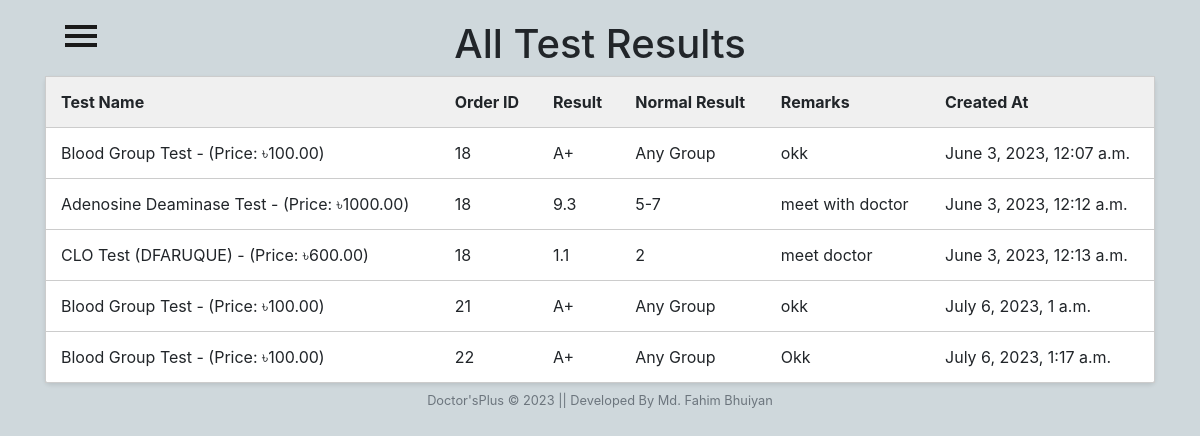
/patient/test-results/ (signed in), run on the app's committed database.
### Home/models.py (models this page shows, shortened)
class TestResult(models.Model):
    test_name = models.ForeignKey(Diagnostic, on_delete=models.CASCADE)
    order = models.ForeignKey(DiagnosticOrder, on_delete=models.CASCADE)
    result = models.CharField(max_length=100)
    normal_result = models.CharField(max_length=100, default='')
    remarks = models.TextField(blank=True)
    created_at = models.DateTimeField(auto_now_add=True)

### adminView/models.py (models this page shows)
class Diagnostic(models.Model):
    CATEGORY_CHOICES = (
        ('Blood', 'Blood'),
        ('Urine', 'Urine'),
        ('Other', 'Other'),
    )
    test_name = models.CharField(max_length=50)
    price = models.DecimalField(max_digits=8, decimal_places=2)
    category = models.CharField(max_length=50, choices=CATEGORY_CHOICES)
    description = models.TextField(max_length=200)
    def __str__(self):
        return f"{self.test_name} - (Price: ৳{self.price})"

### patient/models.py (models this page shows, shortened)
class DiagnosticOrder(models.Model):
    GENDER_CHOICES = (
        ('Male', 'Male'),
        ('Female', 'Female'),
        ('Other', 'Other'),
    )
    patient = models.ForeignKey(User, on_delete=models.CASCADE)
    patient_name = models.CharField(max_length=20, null=True)
    patient_age = models.IntegerField(null=True)
    patient_mobile = models.CharField(max_length=20, null=True)
    patient_email = models.EmailField(null=True)
    patient_gender = models.CharField(max_length=6, choices=GENDER_CHOICES, null=True)
    doctor = models.ForeignKey(Doctor, on_delete=models.CASCADE)
    Address = models.CharField(max_length=250)
    additional_tests = models.ManyToManyField(Diagnostic, related_name='additional_orders')
    payment_amount = models.DecimalField(max_digits=8, decimal_places=2)
    payment_status = models.BooleanField(default=True)

### patient/views.py (the view)
# urls.py: path('test-results/', TestResultListView.as_view(), name='test-result-list'),
class TestResultListView(ListView):
    model = TestResult
    template_name = 'diagnostics/test_result_list.html'
    context_object_name = 'test_results'
    def get_queryset(self):
        return TestResult.objects.filter(order__patient=self.request.user)

### Templates/diagnostics/test_result_list.html (shortened to what this page needs)
{% load static %}
<html lang="en">
<head>
  <link rel="stylesheet" href="{% static 'css/test_result_list.css' %}">
  <link rel="stylesheet" href="https://stackpath.bootstrapcdn.com/bootstrap/4.5.2/css/bootstrap.min.css">
</head>
{% include "patient/sidenav_bar.html" %}
<body>
  <div class="container">
    <h1 class="text-center">All Test Results</h1>
    <table class="appointment-table">
      <thead>
        <tr>
          <th>Test Name</th>
          <th>Order ID</th>
          <th>Result</th>
          <th>Normal Result</th>
          <th>Remarks</th>
          <th>Created At</th>
        </tr>
      </thead>
      <tbody>
        {% for test_result in test_results %}
          <tr>
            <td>{{ test_result.test_name }}</td>
            <td>{{ test_result.order.pk }}</td>
            <td>{{ test_result.result }}</td>
            <td>{{ test_result.normal_result }}</td>
            <td>{{ test_result.remarks }}</td>
            <td>{{ test_result.created_at }}</td>
          </tr>
        {% empty %}
          <tr>
            <td colspan="6">No test results available.</td>
          </tr>
        {% endfor %}
      </tbody>
    </table>
  </div>
  {% include "Home/footer.html" %}
</body>
</html>

### static/CSS/test_result_list.css (style rules this page uses)
body { font-family: Arial, sans-serif; margin: 0; padding: 20px; background-color: #f7f7f7; }
.container { max-width: 600px; margin: 0 auto; }
.appointment-table { width: 100%; border-collapse: collapse; background-color: #fff; border: 1px solid #ccc; border-radius: 5px; box-shadow: 0 2px 4px rgba(0, 0, 0, 0.1); }
.appointment-table th, .appointment-table td { padding: 15px; text-align: left; border-bottom: 1px solid #ccc; }
.appointment-table th { background-color: #f0f0f0; }
.appointment-table tr:last-child td { border-bottom: none; }

### static/CSS/patientnav.css (style rules this page uses)
body { position: relative; overflow-x: hidden; background-color: #cfd8dc; }
body, html { height: 100%; }

### data on the page
TestResult: test_name "Blood Group Test - (Price: ৳100.00)", order.pk "18", result "A+", normal_result "Any Group", remarks "okk", created_at "June 3, 2023, 12:07 a.m."
TestResult: test_name "Adenosine Deaminase Test - (Price: ৳1000.00)", order.pk "18", result "9.3", normal_result "5-7", remarks "meet with doctor", created_at "June 3, 2023, 12:12 a.m."
TestResult: test_name "CLO Test (DFARUQUE) - (Price: ৳600.00)", order.pk "18", result "1.1", normal_result "2", remarks "meet doctor", created_at "June 3, 2023, 12:13 a.m."
TestResult: test_name "Blood Group Test - (Price: ৳100.00)", order.pk "21", result "A+", normal_result "Any Group", remarks "okk", created_at "July 6, 2023, 1 a.m."
TestResult: test_name "Blood Group Test - (Price: ৳100.00)", order.pk "22", result "A+", normal_result "Any Group", remarks "Okk", created_at "July 6, 2023, 1:17 a.m."
